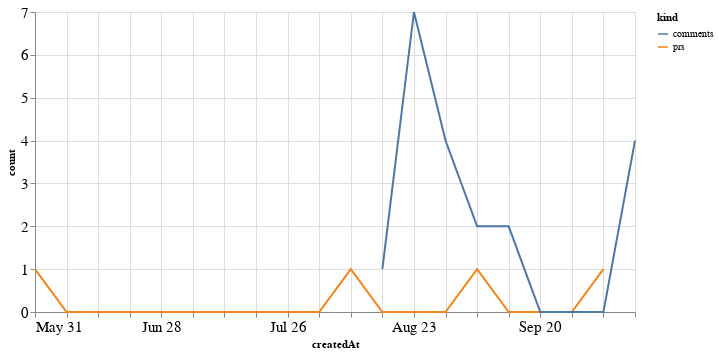

Notebook source saved alongside this figure:
### Code cell
alt.Chart(total_time, width=600).mark_line().encode(
    x='createdAt',
    y='count',
    color='kind'
)

### Figure 1 — Vega-Lite specification as saved in the notebook (floating-point values rounded to 4 significant figures)
{"config": {"axisLeft": {"labelFontSize": 15}, "axisBottom": {"labelFontSize": 15}}, "data": {"name": "data-a752ac380a421e657ae2f28a4c1a2beb"}, "mark": "line", "encoding": {"color": {"type": "nominal", "field": "kind"}, "x": {"type": "temporal", "field": "createdAt"}, "y": {"type": "quantitative", "field": "count"}}, "width": 600, "$schema": "https://vega.github.io/schema/vega-lite/v4.8.1.json", "datasets": {"data-a752ac380a421e657ae2f28a4c1a2beb": [{"createdAt": "2020-05-31T00:00:00", "kind": "prs", "count": 1.0}, {"createdAt": "2020-06-07T00:00:00", "kind": "prs", "count": 0.0}, {"createdAt": "2020-06-14T00:00:00", "kind": "prs", "count": 0.0}, {"createdAt": "2020-06-21T00:00:00", "kind": "prs", "count": 0.0}, {"createdAt": "2020-06-28T00:00:00", "kind": "prs", "count": 0.0}, {"createdAt": "2020-07-05T00:00:00", "kind": "prs", "count": 0.0}, {"createdAt": "2020-07-12T00:00:00", "kind": "prs", "count": 0.0}, {"createdAt": "2020-07-19T00:00:00", "kind": "prs", "count": 0.0}, {"createdAt": "2020-07-26T00:00:00", "kind": "prs", "count": 0.0}, {"createdAt": "2020-08-02T00:00:00", "kind": "prs", "count": 0.0}, {"createdAt": "2020-08-09T00:00:00", "kind": "prs", "count": 1.0}, {"createdAt": "2020-08-16T00:00:00", "kind": "prs", "count": 0.0}, {"createdAt": "2020-08-23T00:00:00", "kind": "prs", "count": 0.0}, {"createdAt": "2020-08-30T00:00:00", "kind": "prs", "count": 0.0}, {"createdAt": "2020-09-06T00:00:00", "kind": "prs", "count": 1.0}, {"createdAt": "2020-09-13T00:00:00", "kind": "prs", "count": 0.0}, {"createdAt": "2020-09-20T00:00:00", "kind": "prs", "count": 0.0}, {"createdAt": "2020-09-27T00:00:00", "kind": "prs", "count": 0.0}, {"createdAt": "2020-10-04T00:00:00", "kind": "prs", "count": 1.0}, {"createdAt": "2020-10-11T00:00:00", "kind": "prs", "count": null}, {"createdAt": "2020-05-31T00:00:00", "kind": "comments", "count": null}, {"createdAt": "2020-06-07T00:00:00", "kind": "comments", "count": null}, {"createdAt": "2020-06-14T00:00:00", "kind": "comments", "count": null}, {"createdAt": "2020-06-21T00:00:00", "kind": "comments", "count": null}, {"createdAt": "2020-06-28T00:00:00", "kind": "comments", "count": null}, {"createdAt": "2020-07-05T00:00:00", "kind": "comments", "count": null}, {"createdAt": "2020-07-12T00:00:00", "kind": "comments", "count": null}, {"createdAt": "2020-07-19T00:00:00", "kind": "comments", "count": null}, {"createdAt": "2020-07-26T00:00:00", "kind": "comments", "count": null}, {"createdAt": "2020-08-02T00:00:00", "kind": "comments", "count": null}, {"createdAt": "2020-08-09T00:00:00", "kind": "comments", "count": null}, {"createdAt": "2020-08-16T00:00:00", "kind": "comments", "count": 1.0}, {"createdAt": "2020-08-23T00:00:00", "kind": "comments", "count": 7.0}, {"createdAt": "2020-08-30T00:00:00", "kind": "comments", "count": 4.0}, {"createdAt": "2020-09-06T00:00:00", "kind": "comments", "count": 2.0}, {"createdAt": "2020-09-13T00:00:00", "kind": "comments", "count": 2.0}, {"createdAt": "2020-09-20T00:00:00", "kind": "comments", "count": 0.0}, {"createdAt": "2020-09-27T00:00:00", "kind": "comments", "count": 0.0}, {"createdAt": "2020-10-04T00:00:00", "kind": "comments", "count": 0.0}, {"createdAt": "2020-10-11T00:00:00", "kind": "comments", "count": 4.0}]}}
